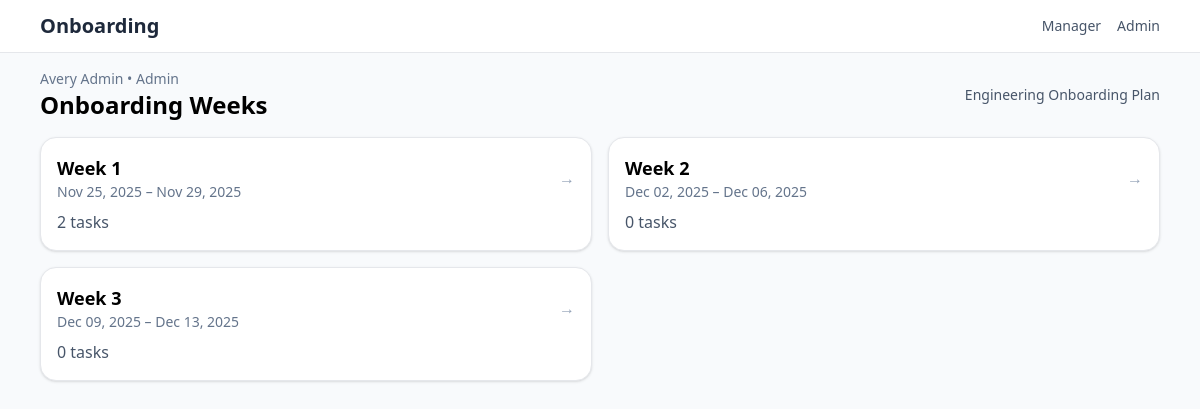
The app's page /weeks, older data.
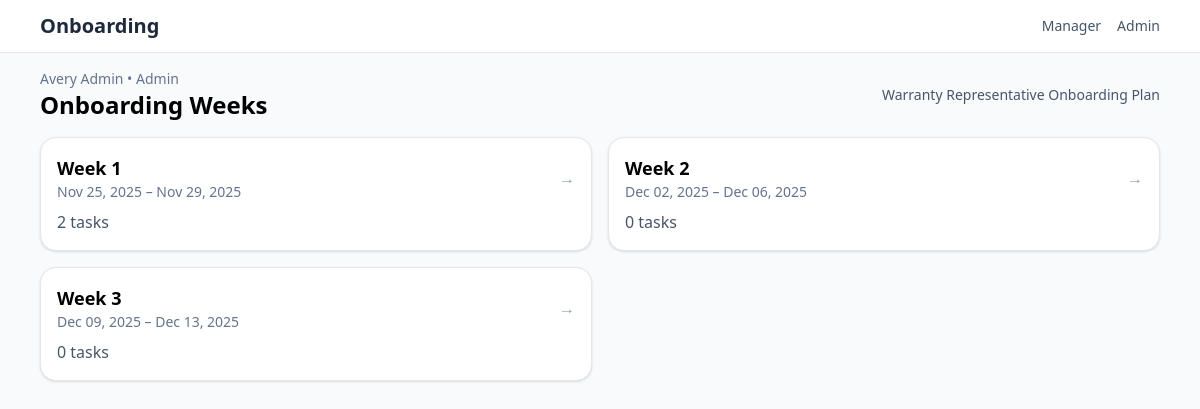
The same page, newer data.
### Onboarding/models.py (models this page shows)
class OnboardingPlan(db.Model):
    __tablename__ = "onboarding_plans"
    id = db.Column(db.Integer, primary_key=True)
    name = db.Column(db.String(255), nullable=False, default="Onboarding Plan")
    description = db.Column(db.Text, nullable=True)
    weeks = db.relationship(
        "Week",
        back_populates="onboarding_plan",
        lazy="selectin",
        cascade="all, delete-orphan",
    )
    users = db.relationship(
        "User",
        back_populates="onboarding_plan",
        lazy="selectin",
    )

### app.py (the view)
@app.get("/weeks")
def weeks():
    user = current_user()
    plan_weeks = weeks_for_plan(user.onboarding_plan_id)
    return render_template("weeks.html", weeks=plan_weeks, user=user)

### app.py (called while the page is built)
def current_user() -> User:
    email = request.headers.get("X-User-Email") or request.args.get("as_user")
    query = User.query.options(selectinload(User.onboarding_plan))
    if email:
        user = query.filter_by(email=email).first()
        if not user:
            abort(404, description="User not found")
        return user
    user = query.order_by(User.id.asc()).first()
    if not user:
        abort(404, description="No users available")
    return user

def weeks_for_plan(plan_id: int | None):
    if plan_id is None:
        return []
    return (
        Week.query.filter_by(onboarding_plan_id=plan_id)
        .options(selectinload(Week.tasks))
        .order_by(Week.start_date.asc().nullsfirst(), Week.id.asc())
        .all()
    )

@app.context_processor
def inject_build_ts():
    return {"build_ts": int(time.time())}

### templates/weeks.html
{% extends 'base.html' %}
{% block content %}
<div class="flex items-center justify-between mb-4">
  <div>
    <p class="text-sm text-slate-500">{{ user.full_name }} • {{ user.role|capitalize }}</p>
    <h1 class="text-2xl font-bold">Onboarding Weeks</h1>
  </div>
  <div class="text-right">
    {% if user.onboarding_plan %}
      <p class="text-sm text-slate-600">{{ user.onboarding_plan.name }}</p>
    {% else %}
      <p class="text-sm text-slate-500">No onboarding plan</p>
    {% endif %}
  </div>
</div>
{% if not weeks %}
  <div class="bg-white border rounded-xl p-6 shadow-sm">
    <p class="text-slate-600">No weeks found for this onboarding plan.</p>
  </div>
{% else %}
  <div class="grid md:grid-cols-2 gap-4">
      {% for w in weeks %}
          <a href="{{ url_for('week_detail', week_id=w.id, as_user=request.args.get('as_user')) }}" class="block p-4 rounded-2xl bg-white shadow hover:shadow-md transition border">
              <div class="flex items-center justify-between">
                  <div>
                      <h2 class="text-lg font-semibold">{{ w.title }}</h2>
                      {% if w.start_date %}
                          <p class="text-sm text-slate-500">{{ w.start_date.strftime('%b %d, %Y') }}{% if w.end_date %} – {{ w.end_date.strftime('%b %d, %Y') }}{% endif %}</p>
                      {% endif %}
                  </div>
                  <span class="text-slate-400">→</span>
              </div>
              <p class="mt-2 text-slate-600">{{ w.tasks|length }} tasks</p>
          </a>
      {% endfor %}
  </div>
{% endif %}
{% endblock %}

Row changes from the older to the newer data that the page shows:
changed OnboardingPlan: onboarding_plan.name "Engineering Onboarding Plan" → "Warranty Representative Onboarding Plan"
